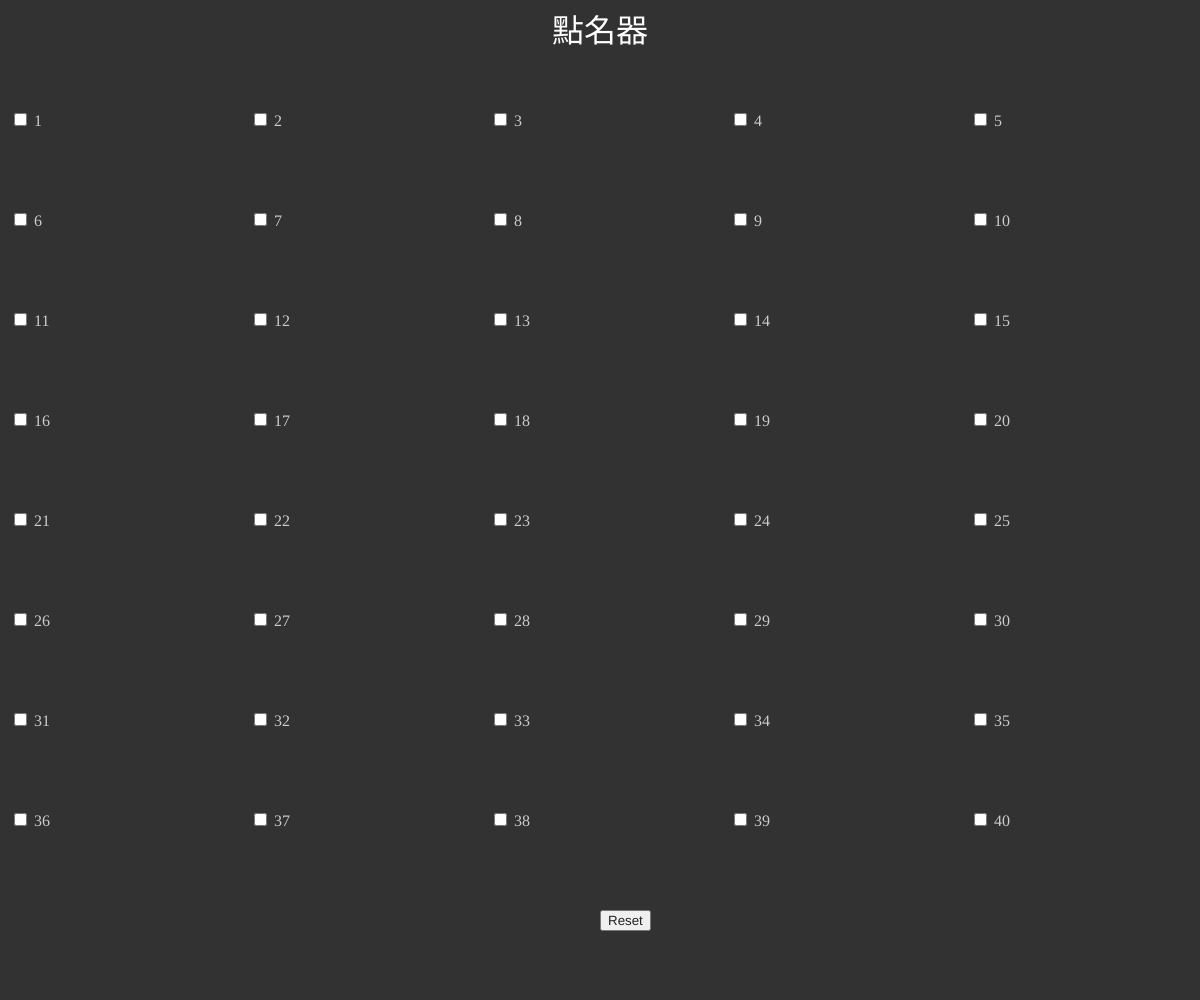
Frame 1 (no input)
Frame 60 (no input): identical to frame 1, image omitted
Frame 120 (the mouse pressed at the canvas centre since frame 60): identical to frame 1, image omitted

The p5.js sketch that drew this single still picture (run headless with seeded random() and noise() and a simulated clock; from frame 60 on, the mouse is pressed at the canvas centre):

// p5.js sketch
// ── sketch.js
var checkboxes = [];
var padding = 10; // 設定 padding 值

function setup() {
  createCanvas(windowWidth, windowHeight);
  displayDensity(pixelDensity);
  background(50);
  // add a title in middle
  fill(255);
  textSize(32);
  textAlign(CENTER);
  text("點名器", width / 2, padding + 32);
  // create a 5x8 checkbox grid
  for (var i = 0; i < 5; i++) {
    for (var j = 0; j < 8; j++) {
      checkboxes.push(createCheckbox(" " + str(j * 5 + i + 1))); // 在這裡添加文字
      checkboxes[checkboxes.length - 1].position(
        (windowWidth / 5) * i + padding,
        (windowHeight / 10) * (j + 1) + padding
      );
      checkboxes[checkboxes.length - 1].style("color", "#cccccc"); // 改變文字顏色
    }
  }
  // create a reset button, once clicked, all checkboxes will be unchecked
  var reset = createButton("Reset");
  reset.position(windowWidth / 2, (windowHeight / 10) * 9 + padding);
  reset.style("color", "#222222");
  reset.mousePressed(function () {
    for (var i = 0; i < checkboxes.length; i++) {
      checkboxes[i].checked(false);
    }
  });
}

function draw() {}
